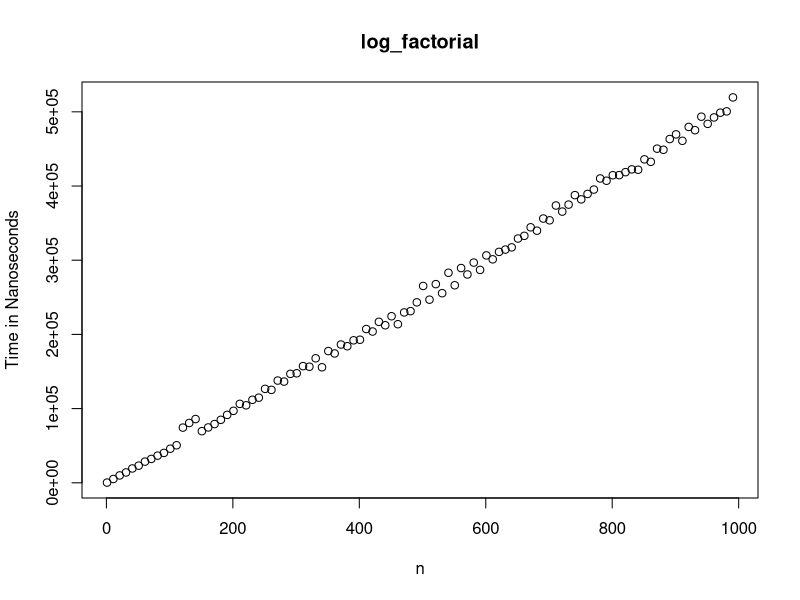

This chart was generated by the following R code: (Note: a time limit stopped this script after it produced the figure.)
#O(N log N)
log_factorial <- function (n) {
  # Return the log of factorial(n) for any integer n > 0
  if (n <= 1)
    return (0)
  return (log(n) + log_factorial(n - 1))
}

#install.packages("microbenchmark")
library(microbenchmark)
n <- 1000
runtimes <- c()

for(i in seq(1, n, 10)) { 
  benchtimes <- microbenchmark(log_factorial(i))[,2]
  runtimes[i] <- median(benchtimes)
}

png(filename="~/gatech/classes/6242_DVA/DVA_2018Summer/ac1plot1.png")
plot(runtimes, xlab = "n", ylab = "Time in Nanoseconds", main = "log_factorial")
dev.off()


#O(N^2 log N)
sum_log_factorial <- function (n) {
  # Return the sum of log_factorial(i) for i in 1..n
  sum <- 0
  for(i in seq(1, n, 1)) {
    sum <- sum + log_factorial(i)
  }
  return (sum)
}

n <- 1000
runtimes <- c()
for (i in seq(1, n)) {
  runtimes[i] <- as.numeric(system.time(sum_log_factorial(i)))[1]
}

png(filename="~/gatech/classes/6242_DVA/DVA_2018Summer/ac1plot2.png")
plot(runtimes, xlab = "n", ylab = "Time in Seconds", main = "sum_log_factorial")
dev.off()



#O(2^N)
fibonacci <- function(n) {
  # Return nth Fibonacci number
  if (n <= 1)
    return (n)
  return (fibonacci(n - 1) + fibonacci(n - 2))
}

n <- 100
runtimes <- c()
for (i in seq(1, n, 1)) {
  runtimes[i] = as.numeric(system.time(fibonacci(i)))[1]
}

png(filename="~/gatech/classes/6242_DVA/DVA_2018Summer/ac1plot3.png")
plot(runtimes, xlab = "n", ylab = "Time in Seconds", main = "fibonacci")
dev.off()
